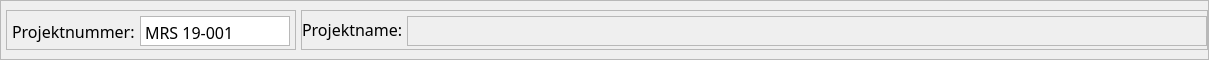
      <widget class="QFrame" name="frame01">
       <property name="sizePolicy">
        <sizepolicy hsizetype="MinimumExpanding" vsizetype="MinimumExpanding">
         <horstretch>0</horstretch>
         <verstretch>0</verstretch>
        </sizepolicy>
       </property>
       <property name="maximumSize">
        <size>
         <width>16777215</width>
         <height>60</height>
        </size>
       </property>
       <property name="frameShape">
        <enum>QFrame::StyledPanel</enum>
       </property>
       <property name="frameShadow">
        <enum>QFrame::Raised</enum>
       </property>
       <layout class="QHBoxLayout" name="horizontalLayout_10">
        <property name="spacing">
         <number>5</number>
        </property>
        <property name="leftMargin">
         <number>5</number>
        </property>
        <property name="topMargin">
         <number>5</number>
        </property>
        <property name="rightMargin">
         <number>0</number>
        </property>
        <property name="bottomMargin">
         <number>5</number>
        </property>
        <item>
         <widget class="QFrame" name="frame010">
          <property name="sizePolicy">
           <sizepolicy hsizetype="MinimumExpanding" vsizetype="MinimumExpanding">
            <horstretch>0</horstretch>
            <verstretch>0</verstretch>
           </sizepolicy>
          </property>
          <property name="minimumSize">
           <size>
            <width>200</width>
            <height>40</height>
           </size>
          </property>
          <property name="maximumSize">
           <size>
            <width>300</width>
            <height>40</height>
           </size>
          </property>
          <property name="frameShape">
           <enum>QFrame::StyledPanel</enum>
          </property>
          <property name="frameShadow">
           <enum>QFrame::Raised</enum>
          </property>
          <layout class="QHBoxLayout" name="horizontalLayout_5">
           <property name="spacing">
            <number>5</number>
           </property>
           <property name="leftMargin">
            <number>5</number>
           </property>
           <property name="topMargin">
            <number>5</number>
           </property>
           <property name="rightMargin">
            <number>5</number>
           </property>
           <property name="bottomMargin">
            <number>5</number>
           </property>
           <item>
            <widget class="QLabel" name="project_label">
             <property name="sizePolicy">
              <sizepolicy hsizetype="MinimumExpanding" vsizetype="MinimumExpanding">
               <horstretch>0</horstretch>
               <verstretch>0</verstretch>
              </sizepolicy>
             </property>
             <property name="minimumSize">
              <size>
               <width>100</width>
               <height>30</height>
              </size>
             </property>
             <property name="maximumSize">
              <size>
               <width>150</width>
               <height>30</height>
              </size>
             </property>
             <property name="sizeIncrement">
              <size>
               <width>0</width>
               <height>0</height>
              </size>
             </property>
             <property name="font">
              <font>
               <family>Sitka Heading</family>
               <pointsize>12</pointsize>
               <italic>false</italic>
               <bold>false</bold>
              </font>
             </property>
             <property name="text">
              <string>Projektnummer:</string>
             </property>
             <property name="wordWrap">
              <bool>false</bool>
             </property>
            </widget>
           </item>
           <item>
            <widget class="QPlainTextEdit" name="project">
             <property name="minimumSize">
              <size>
               <width>150</width>
               <height>30</height>
              </size>
             </property>
             <property name="maximumSize">
              <size>
               <width>200</width>
               <height>30</height>
              </size>
             </property>
             <property name="font">
              <font>
               <family>Sitka Heading</family>
               <pointsize>12</pointsize>
               <italic>false</italic>
               <bold>false</bold>
              </font>
             </property>
             <property name="inputMethodHints">
              <set>Qt::ImhMultiLine</set>
             </property>
             <property name="verticalScrollBarPolicy">
              <enum>Qt::ScrollBarAlwaysOff</enum>
             </property>
             <property name="horizontalScrollBarPolicy">
              <enum>Qt::ScrollBarAlwaysOff</enum>
             </property>
             <property name="sizeAdjustPolicy">
              <enum>QAbstractScrollArea::AdjustToContents</enum>
             </property>
             <property name="tabChangesFocus">
              <bool>false</bool>
             </property>
             <property name="plainText">
              <string>MRS 19-001</string>
             </property>
            </widget>
           </item>
          </layout>
         </widget>
        </item>
        <item>
         <widget class="QFrame" name="frame011">
          <property name="enabled">
           <bool>true</bool>
          </property>
          <property name="sizePolicy">
           <sizepolicy hsizetype="MinimumExpanding" vsizetype="Minimum">
            <horstretch>0</horstretch>
            <verstretch>0</verstretch>
           </sizepolicy>
          </property>
          <property name="minimumSize">
           <size>
            <width>150</width>
            <height>40</height>
           </size>
          </property>
          <property name="maximumSize">
           <size>
            <width>16777215</width>
            <height>40</height>
           </size>
          </property>
          <property name="frameShape">
           <enum>QFrame::StyledPanel</enum>
          </property>
          <property name="frameShadow">
           <enum>QFrame::Raised</enum>
          </property>
          <layout class="QHBoxLayout" name="horizontalLayout_6">
           <property name="spacing">
            <number>5</number>
           </property>
           <property name="leftMargin">
            <number>0</number>
           </property>
           <property name="topMargin">
            <number>5</number>
           </property>
           <property name="rightMargin">
            <number>0</number>
           </property>
           <property name="bottomMargin">
            <number>5</number>
           </property>
           <item alignment="Qt::AlignVCenter">
            <widget class="QLabel" name="project_name_label">
             <property name="sizePolicy">
              <sizepolicy hsizetype="MinimumExpanding" vsizetype="MinimumExpanding">
               <horstretch>0</horstretch>
               <verstretch>0</verstretch>
              </sizepolicy>
             </property>
             <property name="minimumSize">
              <size>
               <width>0</width>
               <height>0</height>
              </size>
             </property>
             <property name="maximumSize">
              <size>
               <width>100</width>
               <height>30</height>
              </size>
             </property>
             <property name="sizeIncrement">
              <size>
               <width>0</width>
               <height>0</height>
              </size>
             </property>
             <property name="font">
              <font>
               <family>Sitka Heading</family>
               <pointsize>12</pointsize>
               <italic>false</italic>
               <bold>false</bold>
              </font>
             </property>
             <property name="text">
              <string>Projektname:</string>
             </property>
            </widget>
           </item>
           <item alignment="Qt::AlignLeft|Qt::AlignVCenter">
            <widget class="QPlainTextEdit" name="project_name">
             <property name="enabled">
              <bool>false</bool>
             </property>
             <property name="sizePolicy">
              <sizepolicy hsizetype="MinimumExpanding" vsizetype="MinimumExpanding">
               <horstretch>0</horstretch>
               <verstretch>0</verstretch>
              </sizepolicy>
             </property>
             <property name="minimumSize">
              <size>
               <width>800</width>
               <height>30</height>
              </size>
             </property>
             <property name="maximumSize">
              <size>
               <width>16777215</width>
               <height>30</height>
              </size>
             </property>
             <property name="font">
              <font>
               <family>Sitka Heading</family>
               <pointsize>12</pointsize>
               <italic>false</italic>
               <bold>false</bold>
              </font>
             </property>
             <property name="verticalScrollBarPolicy">
              <enum>Qt::ScrollBarAlwaysOff</enum>
             </property>
             <property name="horizontalScrollBarPolicy">
              <enum>Qt::ScrollBarAlwaysOff</enum>
             </property>
             <property name="sizeAdjustPolicy">
              <enum>QAbstractScrollArea::AdjustToContents</enum>
             </property>
             <property name="plainText">
              <string/>
             </property>
            </widget>
           </item>
          </layout>
         </widget>
        </item>
       </layout>
      </widget>
